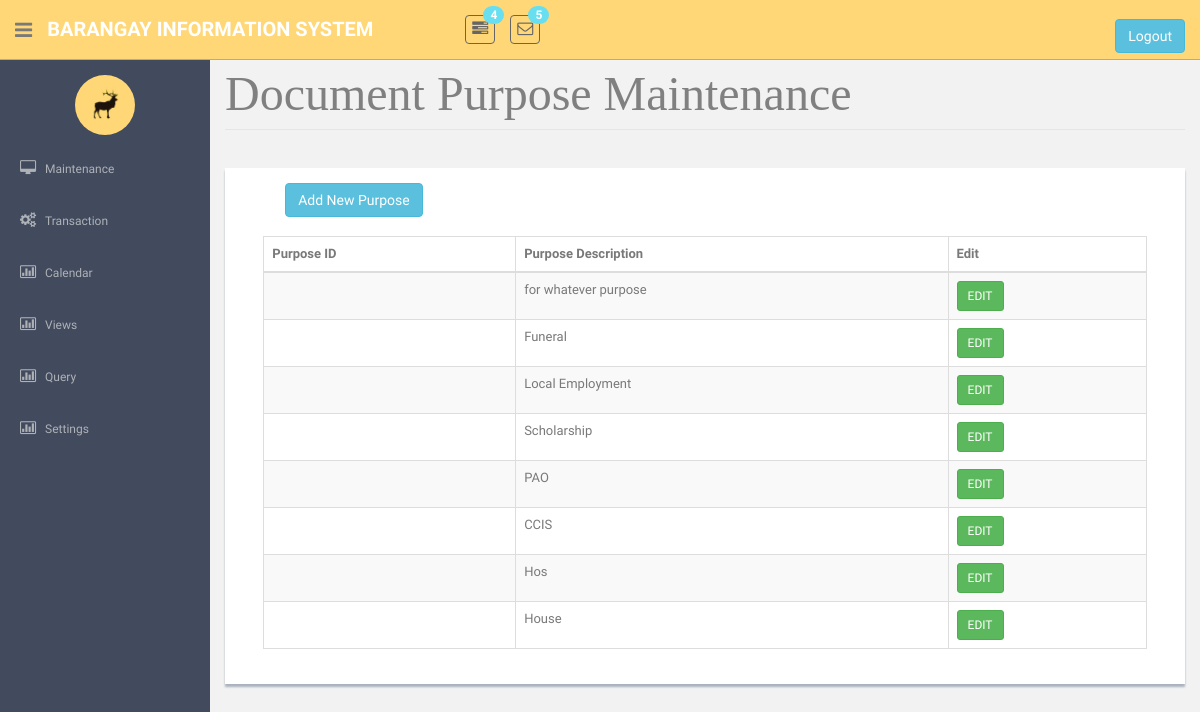
The page /DocumentPMaintenance.php on the database its author committed.
### tables this page shows
CREATE TABLE `tbldocumentpurpose` (
  `intDocPurposeID` int(11) NOT NULL,
  `strPurposeName` varchar(30) NOT NULL,
  `dblPrice` double NOT NULL
);

### DocumentPMaintenance.php (the view, shortened to what this page needs)
<!DOCTYPE html>
          <?php require('header.php');?>
    <?php require('sidebar.php');?>
      <section id="main-content">
          <section class="wrapper site-min-height">
<legend ><font face = "cambria" size = 8 color = "grey"> Document Purpose Maintenance </font></legend>
<br><div class = "showback">
	&nbsp; &nbsp; &nbsp; &nbsp; &nbsp; &nbsp; &nbsp; <button  class="btn btn-info" onclick = "window.location.href='AddPurpose.php'">Add New Purpose</button><br>
<form method = POST>
                                <center><br>
								<table   class="table table-striped table-bordered table-hover"    border = '2' style = 'width:95%'>
								<thead>
								<tr>
								<th>Purpose ID </th>
								<th>Purpose Description </th>
								<th>Edit</th>
								</tr>
								</thead>
					<form method = POST >
							<tbody>
							<?php
								require('connection.php');
								$sql = "select * from tbldocumentpurpose";
								$query = mysqli_query($con, $sql);
								if(mysqli_num_rows($query) > 0){
								while($row = mysqli_fetch_object($query)){?>
								<tr> <td><?php echo $row->strDocPurposeID?></td>
								<td><?php echo $row->strPurposeName?></td>
								<td><button type = submit class="btn btn-success btn-sm"  name = 'btnEdit1' id = 'btnEdit1' value = <?php echo $row->strDocPurposeID; ?>>EDIT</button></td>
								</tr>
							<?php }} ?>
							</tbody>
								</center>
                       </form>
</div>
		</section><! --/wrapper -->
      </section>
  </section>
  </body>
</html>

### assets/css/style.css (style rules this page uses)
body { color: #797979; background: #f2f2f2; font-family: 'Ruda', sans-serif; padding: 0px !important; margin: 0px !important; font-size:13px; }
#main-content { margin-left: 210px; }
.wrapper { display: inline-block; margin-top: 60px; padding-left: 15px; padding-right: 15px; padding-bottom: 15px; padding-top: 0px; width: 100%; }
.showback { background: #ffffff; padding: 15px; margin-bottom: 15px; box-shadow: 0px 3px 2px #aab2bd; }
.site-min-height { min-height: 900px; }

### rows shown on the page
tbldocumentpurpose: strPurposeName "for whatever purpose"
tbldocumentpurpose: strPurposeName "Funeral"
tbldocumentpurpose: strPurposeName "Local Employment"
tbldocumentpurpose: strPurposeName "Scholarship"
tbldocumentpurpose: strPurposeName "PAO"
tbldocumentpurpose: strPurposeName "CCIS"
tbldocumentpurpose: strPurposeName "Hos"
tbldocumentpurpose: strPurposeName "House"
